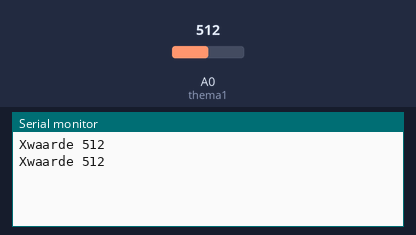
Recording of a sketch running on a simulated Arduino Uno, built with avr-gcc and run on an emulated ATmega328P. Shown: the last lines printed to the serial monitor. Inputs (shaded band) come from the test bench; at power-on: A0 (thema1) = 512.

Above: at 1.8 s.
1.9 s: A0 (thema1) set to 716
At 2.8 s:
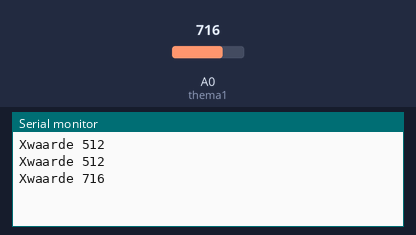
3.4 s: A0 (thema1) set to 900
At 4.8 s:
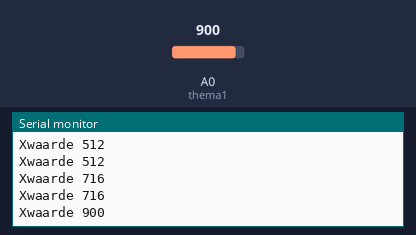
Timing chart, 0 to 6.4 s (numbered marks = the images above; inputs shaded):
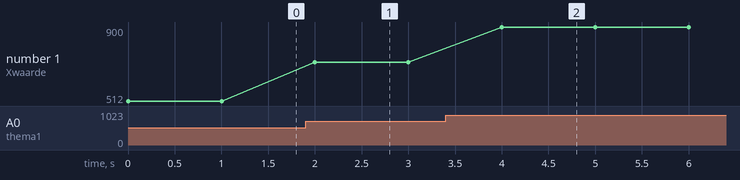

Measured:
- after the input at 1.9 s, the serial monitor: prints a new line after 0.10 s (image 1)
- after the input at 3.4 s, the serial monitor: prints a new line after 0.60 s (image 2)
- plotted number 1: 512 → 716 after the input at 1.9 s, 716 → 900 after the input at 3.4 s

The sketch:

_11_themaplankjes_analogXYZ1611.ino
```cpp
int thema1 = A0;
int Xas;

void setup() {
  Serial.begin(9600);
  pinMode(thema1, INPUT);
}

void loop() {
  // put your main code here, to run repeatedly:
Xas = analogRead(thema1);
Serial.print("Xwaarde ");
Serial.println(Xas);
delay(1000);
}
```
